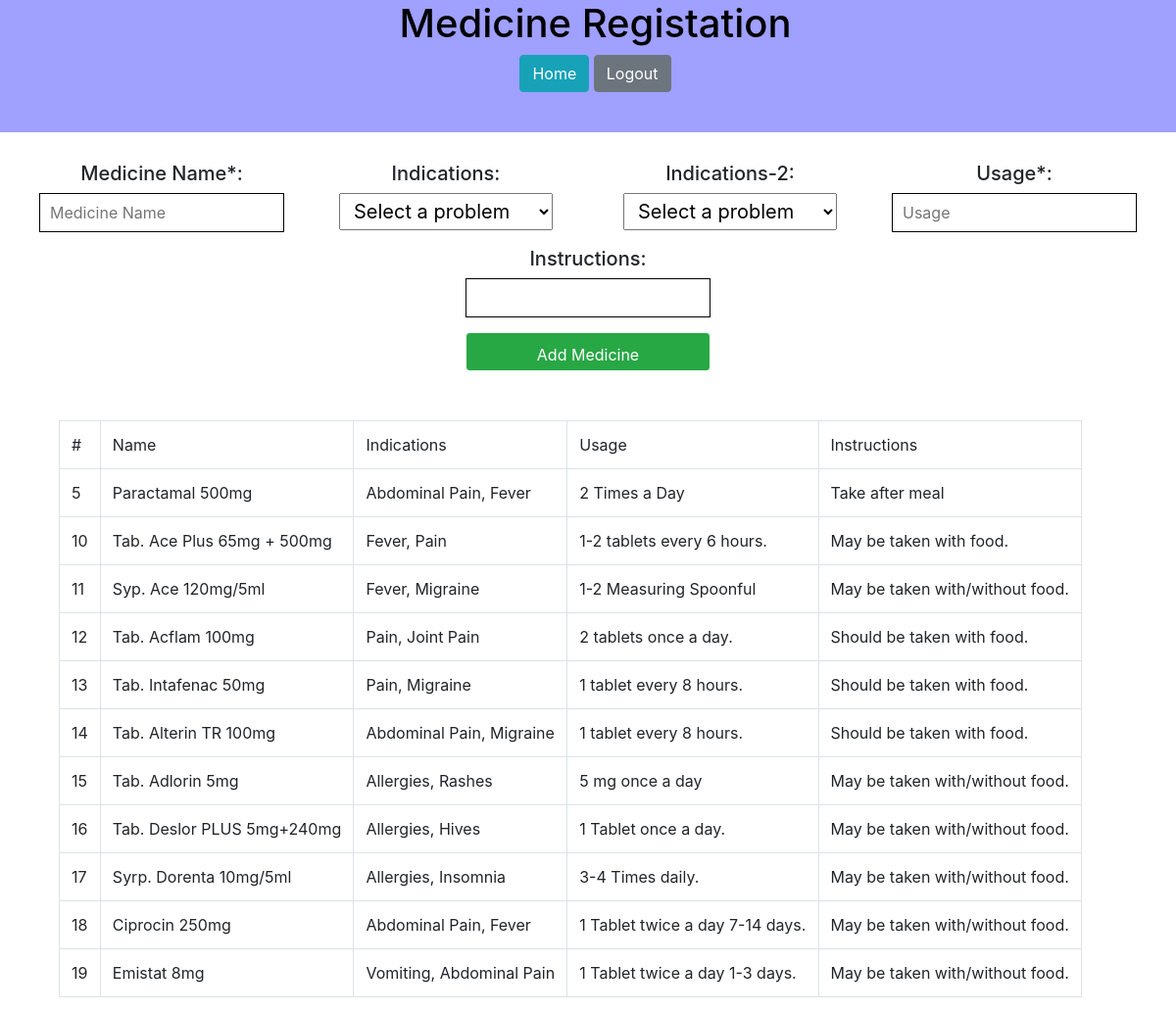
The app's page /medicine.php with its own data.
### tables this page shows
CREATE TABLE `medicine` (
  `mid` int(11) NOT NULL,
  `med_name` varchar(50) NOT NULL,
  `indication` int(10) NOT NULL,
  `indication1` int(10) NOT NULL,
  `usages` varchar(255) NOT NULL,
  `instruction` varchar(255) NOT NULL
);

CREATE TABLE `problems` (
  `pid` int(11) NOT NULL,
  `indications` varchar(255) NOT NULL
);

### medicine.php (the view, shortened to what this page needs)
<?php
include("db_con/database_con.php");
?>
<!DOCTYPE html>
<html lang="en">
<head>
    <link rel="stylesheet" href="css/all.min.css" >
	<link rel="stylesheet" href="css/bootstrap.min.css" >
 	<link rel="stylesheet" href="css/style.css">
</head>
<body>
    <div class="header">
        <h1>Medicine Registation</h1>
        <a href="dashboard.php" class="btn btn-info">Home</a>
        <a href="logout.php" class="btn btn-secondary">Logout</a><br>
    </div>
    <div class="container">
        <div class="row">
            <div class="col-lg-12">
                <div class="patient-reg">
                    <form  method="POST" >
                        <div class="fill_box col-lg-3">
                            <h4>Medicine Name*: </h4>
                            <input type="text" name="m_name" placeholder="Medicine Name" required>
                        </div>
                        <div class="fill_box col-lg-3">
                            <h4>Indications: </h4>
                            <select name="indication" id="prblm" require>
                                <option value="">Select a problem</option>
                            </select>
                        </div>
                        <div class="fill_box col-lg-3">
                            <h4>Indications-2: </h4>
                            <select name="indication1" id="prblm" require>
                                <option value="">Select a problem</option>
                            </select>
                        </div>
                        <div class="fill_box col-lg-3">
                            <h4>Usage*: </h4>
                            <input type="text" name="usage" placeholder="Usage" required>
                        </div>
                        <div class="fill_box col-lg-12">
                            <h4>Instructions: </h4>
                            <input type="text" name="comment" ></input>
                        </div>
                        <br>
                        <div class="fill_box col-lg-12">
                            <input type="submit" class="btn btn-success" value="Add Medicine" >
                        </div>
                    </form>
                </div>
            </div>
        </div>
        <div class="row">
            <div class="col-lg-12">
                <div class="view_patient">
                        <table class="table table-bordered">
                            <tr>
                                <td>#</td>
                                <td>Name</td>
                                <td>Indications</td>
                                <td>Usage</td>
                                <td>Instructions</td>
                            </tr>
                            <?php
                                $t_query = "SELECT * FROM medicine WHERE 1 ";
                                $t_result = mysqli_query($conn, $t_query);
                                 while($data= mysqli_fetch_array($t_result))
                                  {
                            ?>
                             <tr>
                                <td><?php echo $data['mid']; ?></td>
                                <td><?php echo $data['med_name']; ?></td>
                                <?php
                                    $pid_val = $data['indication'];
                                    $ind_query = "SELECT indications FROM problems WHERE pid ='$pid_val' ";
                                    $ind_result = mysqli_query($conn, $ind_query);
                                    $ind_data = mysqli_fetch_array($ind_result);
                                    $pid_val1 = $data['indication1'];
                                    $ind_query1 = "SELECT indications FROM problems WHERE pid ='$pid_val1' ";
                                    $ind_result1 = mysqli_query($conn, $ind_query1);
                                    $ind_data1 = mysqli_fetch_array($ind_result1);
                                ?>
                                <td><?php echo $ind_data['indications'].', '.$ind_data1['indications']; ?></td>
                                <td><?php echo $data['usages']; ?></td>
                                <td><?php echo $data['instruction']; ?></td>
                            </tr>
                            <?php
                                }
                                ?>
                        </table>
                    </div>
                </div>
        </div>
    </div>
</body>
</html>

### css/style.css (style rules this page uses)
* { margin: 0; padding: 0; }
a,a:hover { text-decoration: none; color: #000; }
.fill_box { margin-top: 15px; text-align: center; }
.fill_box h4 { font-size: 20px; margin-bottom: 8px; }
.fill_box input { width: 250px; height: 40px; padding: 10px; border: 0; }
.header { width: 100%; height: 135px; background: rgba(64, 67, 255, 0.5); color: rgb(0, 0, 0); margin-bottom: 15px; padding-left: 15px; text-align: center; }
.patient-reg .fill_box { margin-top: 15px; float: left; }
.patient-reg .fill_box h4 { font-size: 20px; margin-bottom: 8px; }
.patient-reg .fill_box input { width: 250px; height: 40px; padding: 10px; border: 1px solid; }
.patient-reg #prblm { padding: 5px 10px; font-size: 20px; }
.view_patient { margin-top: 50px; }
.table { width: 90%; margin-left: 40px; }

### records on screen
medicine: mid "5", med_name "Paractamal 500mg", indication.indications "Abdominal Pain", indication1.indications "Fever", usages "2 Times a Day", instruction "Take after meal"
medicine: mid "10", med_name "Tab. Ace Plus 65mg + 500mg", indication.indications "Fever", indication1.indications "Pain", usages "1-2 tablets every 6 hours.", instruction "May be taken with food."
medicine: mid "11", med_name "Syp. Ace 120mg/5ml", indication.indications "Fever", indication1.indications "Migraine", usages "1-2 Measuring Spoonful", instruction "May be taken with/without food."
medicine: mid "12", med_name "Tab. Acflam 100mg", indication.indications "Pain", indication1.indications "Joint Pain", usages "2 tablets once a day.", instruction "Should be taken with food."
medicine: mid "13", med_name "Tab. Intafenac 50mg", indication.indications "Pain", indication1.indications "Migraine", usages "1 tablet every 8 hours.", instruction "Should be taken with food."
medicine: mid "14", med_name "Tab. Alterin TR 100mg", indication.indications "Abdominal Pain", indication1.indications "Migraine", usages "1 tablet every 8 hours.", instruction "Should be taken with food."
medicine: mid "15", med_name "Tab. Adlorin 5mg", indication.indications "Allergies", indication1.indications "Rashes", usages "5 mg once a day", instruction "May be taken with/without food."
medicine: mid "16", med_name "Tab. Deslor PLUS 5mg+240mg", indication.indications "Allergies", indication1.indications "Hives", usages "1 Tablet once a day.", instruction "May be taken with/without food."
medicine: mid "17", med_name "Syrp. Dorenta 10mg/5ml", indication.indications "Allergies", indication1.indications "Insomnia", usages "3-4 Times daily.", instruction "May be taken with/without food."
medicine: mid "18", med_name "Ciprocin 250mg", indication.indications "Abdominal Pain", indication1.indications "Fever", usages "1 Tablet twice a day 7-14 days.", instruction "May be taken with/without food."
medicine: mid "19", med_name "Emistat 8mg", indication.indications "Vomiting", indication1.indications "Abdominal Pain", usages "1 Tablet twice a day 1-3 days.", instruction "May be taken with/without food."
